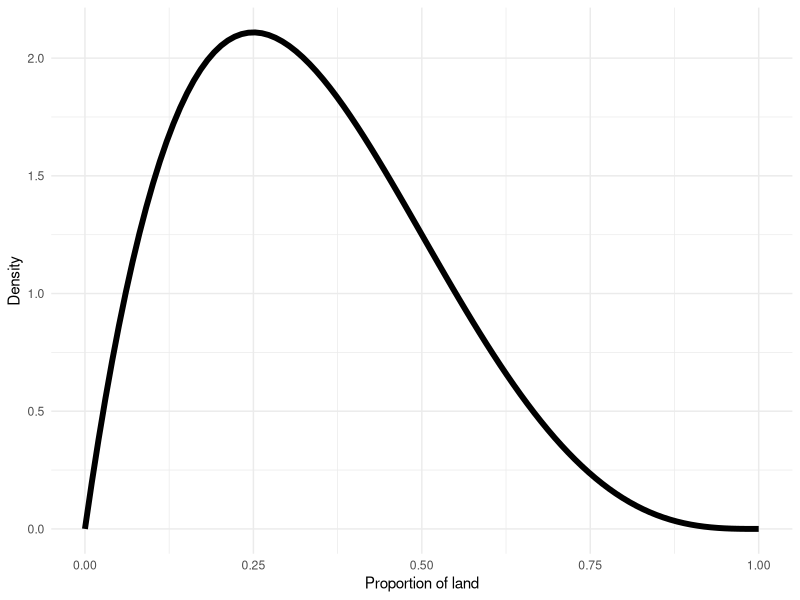
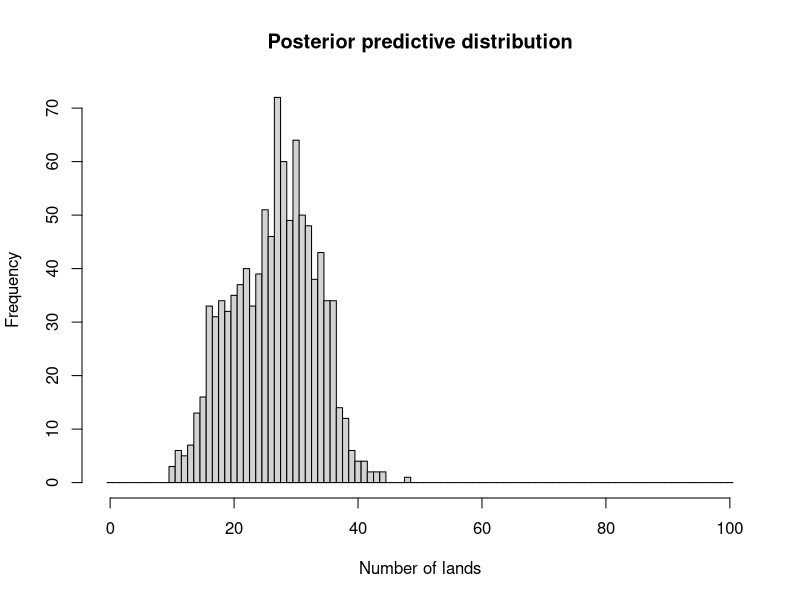

These figures' R source, in order:
# Assignment 2
# Susanne Hantke
# Matriculation number: 03751129

#----------------------------------------------------------------------------------------------------------------------------------------------------------

# packages used:
library(tidyverse)


#----------------------------------------------------------------------------------------------------------------------------------------------------------


# Bayesian Updating
## tasknumber 1

likelihood <- dbinom(6, 10, c(.7,.5,.8))
prior <- c(1/3, 2/3, 1/3) # B receives reviews twice as likely as A and C
posteriors <- prior * likelihood / sum(prior * likelihood)
# Posterior probability that the reviews are on Company A
posteriors[1]



## tasknumber 2

likelihood2 <- dbinom(9, 10, c(.7,.5,.8)) # only consider the last 10 reviews
prior2 <- posteriors # new prior is old posterior
posteriors2 <- prior2 * likelihood2 / sum(prior2 * likelihood2)
# C increase by 33 percentage points
posteriors2[3] - posteriors[3]



## tasknumber 3

# Factory receives equally many shipments from factory A and B:
prior3 <- c(0.5,0.5)
# Shipment entailing defective parts:
# from factory A: 10% of the time
# from factory B: 20% of the time
# Received shipment contains defective parts (1 out of 1 shipments)
likelihood3 <- dbinom(1,1,c(0.1,0.2))
posteriors3 <- prior3 * likelihood3 / sum(prior3 * likelihood3)
posteriors3
# What is the probability that the next shipment from the same factory will also contain defective products?
# error rate of A * likelihood that first shipment from A +  error rate of B * likelihood that first shipment from B
sum(c(0.1,0.2) * posteriors3)


## tasknumber 5

# Same number of shipments from A and B -> P_A = P_B = 0.5
# A is correctly identified: 0.8
# B is correctly identified: 0.65
# Test positive for A

# Probability that the shipment is from A given the test says it is from A
# P_A_given_Apos = P_Apos_given_A * P_A / (P_Apos_given_A * P_A + P_Apos_given_B * P_B)
P_A_given_Apos = 0.8*0.5 / (0.8*0.5 + (1-0.65)*0.5)
P_A_given_Apos

# Defected products and positive test for A
# prior5 <- posteriors3
# P_A2 = posterior3[1] = 1/3 
# P_B2 = posterior3[2] = 2/3
P_A_given_Apos_and_defective = 0.8*(1/3) / (0.8*(1/3) + (1-0.65)*(2/3))
P_A_given_Apos_and_defective


# Bayesian Workflow
## tasknumber 6

## beta distribution
# create density distribution
range <- seq(0, 1, length.out = 100)
d <- dbeta(range, shape1 = 2, shape2 = 4)
BETA <- data.frame(range, d)

# plot
ggplot(BETA, aes(x = range, y = d)) +
  geom_line(linewidth = 2) +
  labs(x = "Proportion of land", 
       y = "Density") +
  theme_minimal()

# 2/3 of the earth's surface are water -> 1/3 land
# Peak of distribution at x = 1/3

## tasknumber 7

sample <- rbeta(1e4,2,4)


## tasknumber 8

prop <- seq(0, 1, length.out = 12)
priors <- vector("numeric", length(prop))

for (i in seq_along(prop)){
  priors[i] <- round( sum(sample >= prop[i] & sample < prop[i+1]) / 1e4 , 2)
}

poss <- tibble(prop_L = seq(0, 1, .1), prior = priors[1:11])

# 26 out of 100 tosses landed on land
likelihood <- dbinom(26, 100, poss$prop_L)
posteriors <- likelihood * poss$prior / sum(likelihood * poss$prior)
poss$posterior <- posteriors
poss


## tasknumber 9

samples_posterior <- sample(c(poss$prop_L),1e3,replace=TRUE,prob=c(poss$posterior))


## tasknumber 10

# Predict outcomes of 100 globe tosses
prediction <- rbinom(length(samples_posterior),100,samples_posterior)

hist(prediction,breaks=seq(-0.5,100.5),xlab="Number of lands",main="Posterior predictive distribution")
